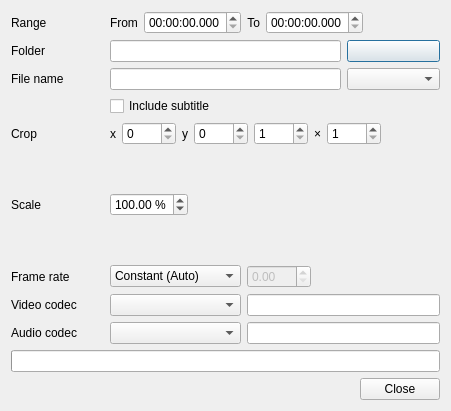
<?xml version="1.0" encoding="UTF-8"?>
<ui version="4.0">
 <class>EncoderDialog</class>
 <widget class="QDialog" name="EncoderDialog">
  <property name="geometry">
   <rect>
    <x>0</x>
    <y>0</y>
    <width>451</width>
    <height>411</height>
   </rect>
  </property>
  <layout class="QGridLayout" name="gridLayout">
   <item row="0" column="0">
    <widget class="QLabel" name="label_8">
     <property name="text">
      <string>Range</string>
     </property>
    </widget>
   </item>
   <item row="0" column="1" colspan="3">
    <layout class="QHBoxLayout" name="horizontalLayout_3">
     <item>
      <widget class="QLabel" name="label_5">
       <property name="text">
        <string>From</string>
       </property>
      </widget>
     </item>
     <item>
      <widget class="QTimeEdit" name="a">
       <property name="currentSection">
        <enum>QDateTimeEdit::HourSection</enum>
       </property>
       <property name="displayFormat">
        <string notr="true">hh:mm:ss.zzz</string>
       </property>
      </widget>
     </item>
     <item>
      <widget class="QLabel" name="label_6">
       <property name="text">
        <string>To</string>
       </property>
       <property name="alignment">
        <set>Qt::AlignRight|Qt::AlignTrailing|Qt::AlignVCenter</set>
       </property>
      </widget>
     </item>
     <item>
      <widget class="QTimeEdit" name="b">
       <property name="currentSection">
        <enum>QDateTimeEdit::HourSection</enum>
       </property>
       <property name="displayFormat">
        <string notr="true">hh:mm:ss.zzz</string>
       </property>
      </widget>
     </item>
     <item>
      <spacer name="horizontalSpacer_2">
       <property name="orientation">
        <enum>Qt::Horizontal</enum>
       </property>
       <property name="sizeHint" stdset="0">
        <size>
         <width>0</width>
         <height>0</height>
        </size>
       </property>
      </spacer>
     </item>
    </layout>
   </item>
   <item row="1" column="0">
    <widget class="QLabel" name="label_2">
     <property name="text">
      <string>Folder</string>
     </property>
    </widget>
   </item>
   <item row="1" column="1" colspan="2">
    <widget class="QLineEdit" name="folder">
     <property name="readOnly">
      <bool>true</bool>
     </property>
    </widget>
   </item>
   <item row="1" column="3">
    <widget class="PathButton" name="browse"/>
   </item>
   <item row="2" column="0">
    <widget class="QLabel" name="label">
     <property name="text">
      <string>File name</string>
     </property>
    </widget>
   </item>
   <item row="2" column="1" colspan="2">
    <widget class="QLineEdit" name="file"/>
   </item>
   <item row="2" column="3">
    <widget class="QComboBox" name="ext"/>
   </item>
   <item row="3" column="1" colspan="3">
    <widget class="QCheckBox" name="subtitle">
     <property name="text">
      <string>Include subtitle</string>
     </property>
    </widget>
   </item>
   <item row="4" column="0">
    <widget class="QLabel" name="label_11">
     <property name="text">
      <string>Crop</string>
     </property>
    </widget>
   </item>
   <item row="4" column="1" colspan="3">
    <layout class="QHBoxLayout" name="horizontalLayout">
     <item>
      <widget class="QLabel" name="label_9">
       <property name="text">
        <string notr="true">x</string>
       </property>
      </widget>
     </item>
     <item>
      <widget class="QSpinBox" name="cx">
       <property name="maximum">
        <number>9999</number>
       </property>
      </widget>
     </item>
     <item>
      <widget class="QLabel" name="label_10">
       <property name="text">
        <string notr="true">y</string>
       </property>
      </widget>
     </item>
     <item>
      <widget class="QSpinBox" name="cy">
       <property name="maximum">
        <number>9999</number>
       </property>
      </widget>
     </item>
     <item>
      <widget class="QSpinBox" name="cw">
       <property name="minimum">
        <number>1</number>
       </property>
       <property name="maximum">
        <number>9999</number>
       </property>
      </widget>
     </item>
     <item>
      <widget class="QLabel" name="label_13">
       <property name="text">
        <string notr="true">×</string>
       </property>
      </widget>
     </item>
     <item>
      <widget class="QSpinBox" name="ch">
       <property name="minimum">
        <number>1</number>
       </property>
       <property name="maximum">
        <number>9999</number>
       </property>
      </widget>
     </item>
     <item>
      <spacer name="horizontalSpacer_3">
       <property name="orientation">
        <enum>Qt::Horizontal</enum>
       </property>
       <property name="sizeHint" stdset="0">
        <size>
         <width>40</width>
         <height>20</height>
        </size>
       </property>
      </spacer>
     </item>
    </layout>
   </item>
   <item row="5" column="0">
    <widget class="QLabel" name="label_12">
     <property name="text">
      <string>Scale</string>
     </property>
    </widget>
   </item>
   <item row="5" column="1" colspan="3">
    <layout class="QHBoxLayout" name="horizontalLayout_4">
     <item>
      <widget class="QDoubleSpinBox" name="scale">
       <property name="prefix">
        <string/>
       </property>
       <property name="suffix">
        <string> %</string>
       </property>
       <property name="maximum">
        <double>999.990000000000009</double>
       </property>
       <property name="value">
        <double>100.000000000000000</double>
       </property>
      </widget>
     </item>
     <item>
      <widget class="QLabel" name="result_size">
       <property name="sizePolicy">
        <sizepolicy hsizetype="Expanding" vsizetype="Preferred">
         <horstretch>0</horstretch>
         <verstretch>0</verstretch>
        </sizepolicy>
       </property>
      </widget>
     </item>
    </layout>
   </item>
   <item row="6" column="0">
    <widget class="QLabel" name="label_7">
     <property name="text">
      <string>Frame rate</string>
     </property>
    </widget>
   </item>
   <item row="6" column="1">
    <widget class="QComboBox" name="fps">
     <item>
      <property name="text">
       <string>Constant (Auto)</string>
      </property>
     </item>
     <item>
      <property name="text">
       <string>Constant (Manual)</string>
      </property>
     </item>
     <item>
      <property name="text">
       <string>Variable</string>
      </property>
     </item>
    </widget>
   </item>
   <item row="6" column="2" colspan="2">
    <layout class="QHBoxLayout" name="horizontalLayout_2">
     <item>
      <widget class="QDoubleSpinBox" name="fps_value">
       <property name="enabled">
        <bool>false</bool>
       </property>
       <property name="maximum">
        <double>999.990000000000009</double>
       </property>
      </widget>
     </item>
     <item>
      <spacer name="horizontalSpacer">
       <property name="orientation">
        <enum>Qt::Horizontal</enum>
       </property>
       <property name="sizeHint" stdset="0">
        <size>
         <width>0</width>
         <height>0</height>
        </size>
       </property>
      </spacer>
     </item>
    </layout>
   </item>
   <item row="7" column="0">
    <widget class="QLabel" name="label_3">
     <property name="text">
      <string>Video codec</string>
     </property>
    </widget>
   </item>
   <item row="7" column="1">
    <widget class="QComboBox" name="vc"/>
   </item>
   <item row="7" column="2" colspan="2">
    <widget class="QLineEdit" name="vcopts"/>
   </item>
   <item row="8" column="0">
    <widget class="QLabel" name="label_4">
     <property name="text">
      <string>Audio codec</string>
     </property>
    </widget>
   </item>
   <item row="8" column="1">
    <widget class="QComboBox" name="ac"/>
   </item>
   <item row="8" column="2" colspan="2">
    <widget class="QLineEdit" name="acopts"/>
   </item>
   <item row="9" column="0" colspan="4">
    <widget class="QProgressBar" name="prog"/>
   </item>
   <item row="10" column="0" colspan="4">
    <widget class="BBox" name="bbox">
     <property name="standardButtons">
      <set>QDialogButtonBox::Close</set>
     </property>
    </widget>
   </item>
  </layout>
 </widget>
 <customwidgets>
  <customwidget>
   <class>BBox</class>
   <extends>QDialogButtonBox</extends>
   <header>dialog/bbox.hpp</header>
  </customwidget>
  <customwidget>
   <class>PathButton</class>
   <extends>QPushButton</extends>
   <header>widget/pathbutton.hpp</header>
  </customwidget>
 </customwidgets>
 <resources/>
 <connections/>
</ui>
